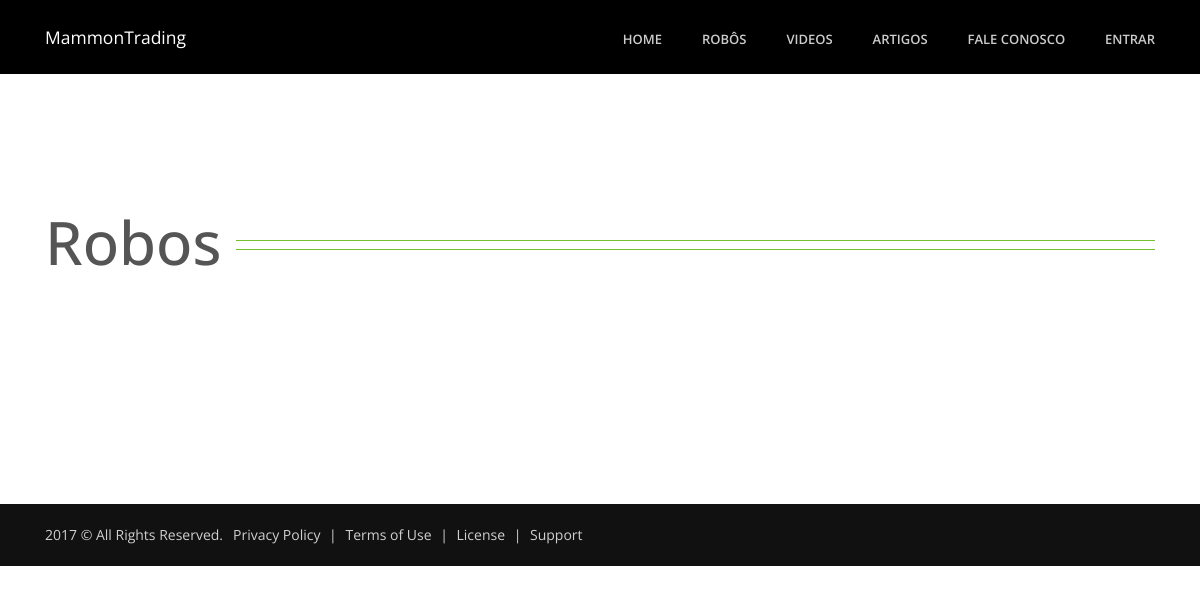
Before: /robos/ with the older database file.
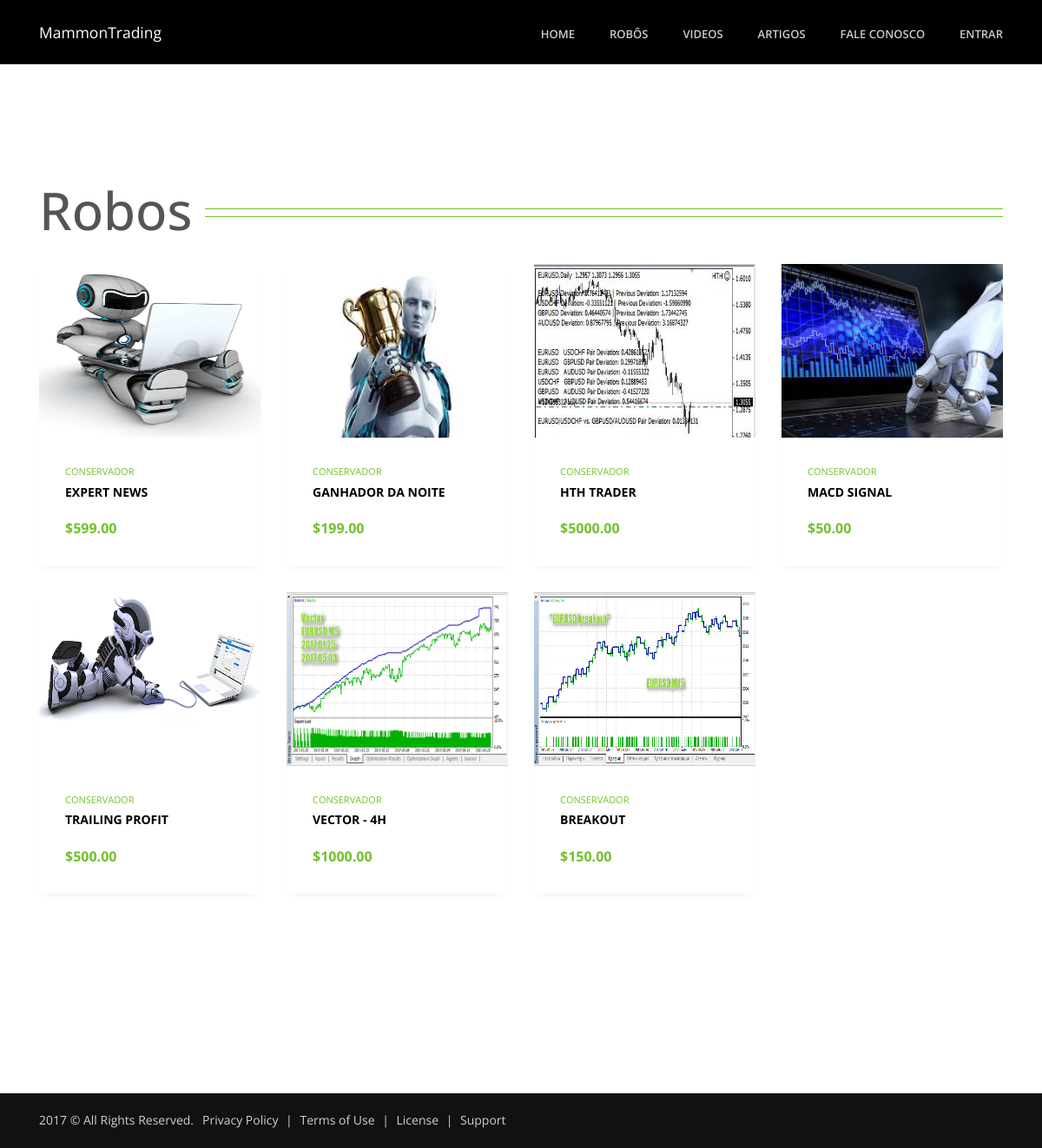
After: the same page with the newer database file.
### robo/models.py (models this page shows, shortened)
class Robo(models.Model):
    TIPO = {
        (0, 'Conservador'),
        (1, 'Moderado'),
        (2, 'Arrojado'),
    }
    nome = models.CharField('Nome', max_length=100)
    slug = models.SlugField('Slug', max_length=100)
    imagem = models.ImageField(upload_to='imagens', verbose_name='Imagem')
    preco = models.DecimalField('Preco', decimal_places=2, max_digits=6)
    descricao = models.TextField('Descricao')
    criado_em = models.DateTimeField('Criado em', auto_now_add=True)
    atualizado_em = models.DateTimeField('Atualizado em', auto_now=True)
    tipo = models.IntegerField('Tipo', choices=TIPO, default=0, blank=True)
    @models.permalink
    def get_absolute_url(self):
        return ('robo:details', (), {'slug': self.slug})
    class Meta:
        verbose_name = 'Robo'
        verbose_name_plural = 'Robos'
        ordering = ['nome']

### robo/templates/robo/robo_list.html (shortened to what this page needs)
{% extends 'core/base.html' %}
{% load static %}
{% block content %}
    <div class="u-heading-v1-1 g-bg-main g-brd-primary g-mb-20">
        <h1 class="h1 text-center u-heading-v1__title">Robos</h1>
    </div>
    <div class="row">
        {% for robo in object_list %}
            <div class="col-md-6 col-lg-3 g-mb-30">
                <article class="u-shadow-v19 g-bg-white">
                    <img class="w-100" width="200" height="200" src="{{ robo.imagem.url }}" alt="Image Description">
                    <div class="g-rounded-bottom-3 g-pa-30">
                        {% if robo.tipo == 0 %}
                            <em class="d-block g-color-primary g-font-style-normal g-font-size-11 text-uppercase g-mb-5">Conservador</em>
                        {% elif robo.tipo == 1 %}
                            <em class="d-block g-color-primary g-font-style-normal g-font-size-11 text-uppercase g-mb-5">Moderado</em>
                        {% else %}
                            <em class="d-block g-color-primary g-font-style-normal g-font-size-11 text-uppercase g-mb-5">Arrojado</em>
                        {% endif %}
                        <h3 class="h6 g-color-black g-font-weight-700 text-uppercase g-mb-20">
                            <a class="u-link-v5 g-color-black g-color-primary--hover"
                               href="{{ robo.get_absolute_url }}">
                                {{ robo.nome }}
                            </a>
                        </h3>
                        <span class="g-color-primary g-font-weight-700 g-font-size-16">${{ robo.preco }}</span>
                    </div>
                </article>
            </div>
        {% endfor %}
    </div>
{% endblock %}

### core/templates/core/base.html (shortened to what this page needs)
<!DOCTYPE html>
<html>
{% load static %}
<head>
    <link rel="stylesheet" href="{% static 'assets/bootstrap/css/bootstrap.min.css' %}">
    <link rel="stylesheet" href="{% static 'assets/bootstrap/css/offcanvas.css' %}">
    <link rel="stylesheet" href="{% static 'assets/css/unify-core.css' %}">
    <link rel="stylesheet" href="{% static 'assets/css/unify-components.css' %}">
    <link rel="stylesheet" href="{% static 'assets/css/unify-globals.css' %}">
    <link rel="stylesheet" href="{% static 'assets/css/custom.css' %}">
</head>
<body>
<main>
    <header id="js-header" class="u-header u-header--sticky-top u-header--toggle-section u-header--change-appearance"
            data-header-fix-moment="300">
        <div class="u-header__section u-header__section--dark g-bg-black g-transition-0_3 g-py-10"
             data-header-fix-moment-exclude="g-py-10" data-header-fix-moment-classes="g-py-0">
            <nav class="navbar navbar-expand-lg">
                <div class="container">
                    <a href="{% url 'core:home' %}" class="navbar-brand">
                        MammonTrading
                    </a>
                    <div class="collapse navbar-collapse align-items-center flex-sm-row g-pt-10 g-pt-5--lg" id="navBar">
                        <ul class="navbar-nav text-uppercase g-font-weight-600 ml-auto">
                            <li class="nav-item g-mx-20--lg">
                                <a href="{% url 'core:home' %}" class="nav-link px-0">Home</a>
                            </li>
                            <li class="nav-item g-mx-20--lg">
                                <a href="{% url 'robo:index' %}" class="nav-link px-0">Robôs</a>
                            </li>
                            <li class="nav-item g-mx-20--lg">
                                <a href="{% url 'conteudo:video.index' %}" class="nav-link px-0">Videos</a>
                            </li>
                            <li class="nav-item g-mx-20--lg">
                                <a href="{% url 'conteudo:artigo.index' %}" class="nav-link px-0">Artigos</a>
                            </li>
                            <li class="nav-item g-mx-20--lg">
                                <a href="{% url 'core:contato' %}" class="nav-link px-0">Fale Conosco</a>
                            </li>
                            <li class="nav-item g-ml-20--lg g-mr-0--lg">
                                {% if user.is_authenticated %}
                                    <a href="{% url 'conta:index' %}" class="nav-link px-0">Minha Conta</a>
                                {% else %}
                                    <a href="{% url 'conta:login' %}" class="nav-link px-0">Entrar</a>
                                {% endif %}
                            </li>
                        </ul>
                    </div>
                </div>
            </nav>
        </div>
    </header>
    <div class="container g-py-200 ">
        {% block content %}
        {% endblock %}
    </div>
    <footer class="g-bg-gray-dark-v1 g-color-white-opacity-0_8 g-py-20">
        <div class="container">
            <div class="row">
                <div class="col-md-8 text-center text-md-left g-mb-10 g-mb-0--md">
                    <div class="d-lg-flex">
                        <small class="d-block g-font-size-default g-mr-10 g-mb-10 g-mb-0--md">2017 © All Rights
                            Reserved.
                        </small>
                        <ul class="u-list-inline">
                            <li class="list-inline-item">
                                <a class="g-color-white-opacity-0_8 g-color-white--hover" href="#">Privacy
                                    Policy</a>
                            </li>
                            <li class="list-inline-item">
                                <span>|</span>
                            </li>
                            <li class="list-inline-item">
                                <a class="g-color-white-opacity-0_8 g-color-white--hover" href="#">Terms of Use</a>
                            </li>
                            <li class="list-inline-item">
                                <span>|</span>
                            </li>
                            <li class="list-inline-item">
                                <a class="g-color-white-opacity-0_8 g-color-white--hover" href="#">License</a>
                            </li>
                            <li class="list-inline-item">
                                <span>|</span>
                            </li>
                            <li class="list-inline-item">
                                <a class="g-color-white-opacity-0_8 g-color-white--hover" href="#">Support</a>
                            </li>
                        </ul>
                    </div>
                </div>
            </div>
        </div>
    </footer>
</main>
</body>
</html>

### core/static/assets/css/unify-core.css (style rules this page uses)
html { font-size: 14px; overflow-x: hidden; }
body { font-weight: 400; font-size: 1rem; font-family: "Open Sans", Helvetica, Arial, sans-serif; line-height: 1.6; color: #555; -webkit-font-smoothing: antialiased; -moz-osx-font-smoothing: grayscale; -moz-font-feature-settings: "liga", "kern"; text-rendering: optimizelegibility; background-color: #fff; }
a { color: #72c02c; outline: none; }
.nav-link { color: #555; }
.h1, .h2, .h3, .h4, .h5, .h6, .h7, h1, h2, h3, h4, h5, h6 { line-height: 1.4; }

### core/static/assets/css/custom.css (style rules this page uses)
h1 { font-size: 60px !important; }

Changed rows visible on the page:
added Robo: imagem (picture), tipo "CONSERVADOR", nome "EXPERT NEWS", preco "599.00"
added Robo: imagem (picture), tipo "CONSERVADOR", nome "GANHADOR DA NOITE", preco "199.00"
added Robo: imagem (picture), tipo "CONSERVADOR", nome "HTH TRADER", preco "5000.00"
added Robo: imagem (picture), tipo "CONSERVADOR", nome "MACD SIGNAL", preco "50.00"
added Robo: imagem (picture), tipo "CONSERVADOR", nome "TRAILING PROFIT", preco "500.00"
added Robo: imagem (picture), tipo "CONSERVADOR", nome "VECTOR - 4H", preco "1000.00"
added Robo: imagem (picture), tipo "CONSERVADOR", nome "BREAKOUT", preco "150.00"
